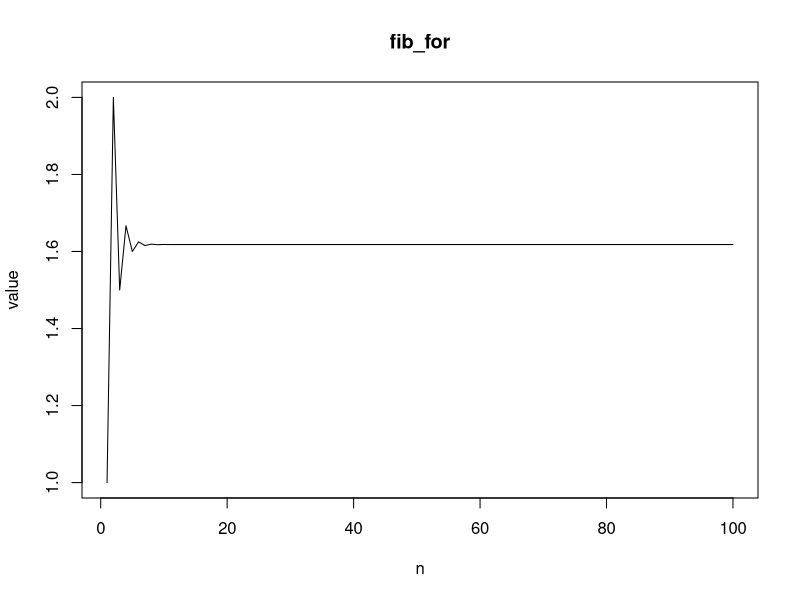
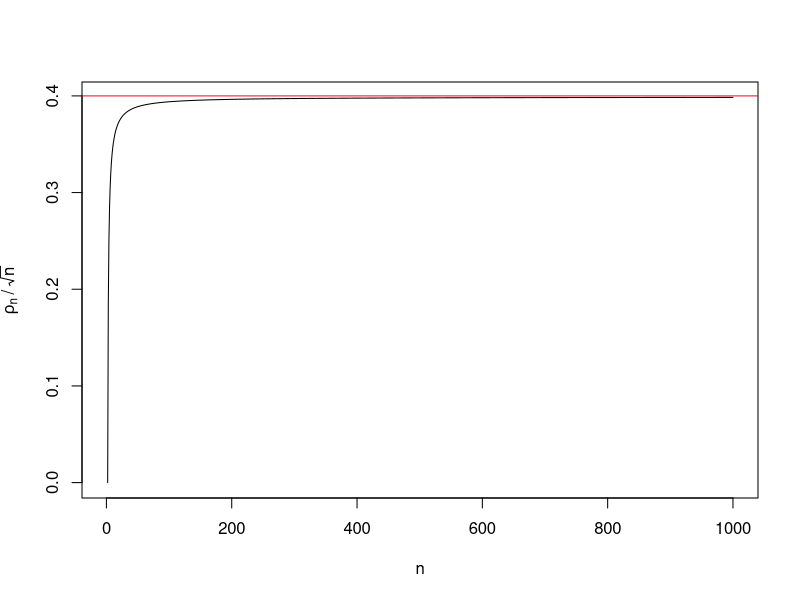

These charts were generated, in order, by the following R code:
## ---- chunk 1
knitr::opts_chunk$set(echo = TRUE)
library(microbenchmark)
## ---- chunk 2
# for 
fib_for <- function(n) {
  f <- c(1, 1)
  
  for (i in 3:(n + 1)) {
    f[i] <- f[i - 1] + f[i - 2]
  }
  
  return(f[2:(n + 1)] / f[1:n])
}
  
# while
fib_while <- function(n) {
  f <- c(1, 1)

  while (length(f) < n + 1) {
    n_jetzt <- length(f)
    f[n_jetzt + 1] <- f[n_jetzt] + f[n_jetzt - 1]
  }
  
  return(f[2:(n + 1)] / f[1:n])
}
## ---- chunk 3
bm_200 <- microbenchmark(fib_for(200), fib_while(200), times = 100)
bm_2000 <- microbenchmark(fib_for(2000), fib_while(2000), times = 100)

print(bm_200)
print(bm_2000)
## ---- chunk 4
r <- fib_for(100)
plot(r, type = "l", main = "fib_for", xlab = "n", ylab = "value")
## ---- chunk 5
roh_n <- function(n){
  if((is.integer(n) == FALSE) | (n<0)){
    print('n is not a positive integer!')}
  else{
    gamma((n-1)/2)/(gamma(1/2)*gamma((n-2)/2))}
}
## ---- chunk 6
roh_n(2000L)
## ---- chunk 7
lroh_n <- function(n){
  if((is.integer(n) == FALSE) | (n<0)){
    print('n not a positive integer!')}
  else{
    exp(lgamma((n-1)/2)-(lgamma(0.5)+lgamma((n-2)/2)))}
}
lroh_n(2000L)
## ---- chunk 8
n <- 1L:1000L
p <- function(){
  plot(n, sapply(n, lroh_n)/sqrt(n), type = 'l', xlab='n', ylab=expression(rho[n]~'/'~ sqrt(n)))
  abline(h=0.4, col="red")}
p()
## ---- chunk 9
set.seed(1)
x <- rnorm(100)
z <- rnorm(100)
#Adapted Code 1
for (i in 1:4){
  if(sum(x >= 0.001*i)<i){
    stop(paste("step", i,"requires",i,"observation(s) with value >=", 0.001*i))
  }
  fit <- lm(x ~ z)
  r <- fit$residuals
  x <- i*sin(r) + i*0.01
}
x
## ---- chunk 10
set.seed(1) 
x <- rnorm(1000)
y <- 2 + x + rnorm(1000)
df <- data.frame(x, y)
#adapted Code 2
nb_sets <- 4
stepsize <- nrow(df)/nb_sets
for (j in 1:nb_sets){
  cat("Step", j, "\n")
  section <- (1+stepsize*(j-1)):(stepsize*j)
  fit <- lm(y~x, data = df[-section,])
  p1 <- predict(fit, newdata = df[section,])
  r <- sqrt(mean((p1 - df[section, 'y'])^2))
  print(r)
}
## ---- chunk 11
kwtest <- function (x, g, ...) 
{
    if (is.list(x)) {
        if (length(x) < 2L) 
            stop("'x' must be a list with at least 2 elements")
        if (!missing(g)) 
            warning("'x' is a list, so ignoring argument 'g'")
        if (!all(sapply(x, is.numeric))) 
            warning("some elements of 'x' are not numeric and will be coerced to numeric")
        k <- length(x)
        l <- lengths(x)
        if (any(l == 0L)) 
            stop("all groups must contain data")
        g <- factor(rep.int(seq_len(k), l))
        x <- unlist(x)
    }
    else {
        if (length(x) != length(g)) 
            stop("'x' and 'g' must have the same length")
        g <- factor(g)
        k <- nlevels(g)
        if (k < 2L) 
            stop("all observations are in the same group")
    }
    n <- length(x)
    if (n < 2L) 
        stop("not enough observations")
    r <- rank(x)
    TIES <- table(x)
    STATISTIC <- sum(tapply(r, g, sum)^2/tapply(r, g, length))
    STATISTIC <- ((12 * STATISTIC/(n * (n + 1)) - 3 * (n + 1))/(1 - 
        sum(TIES^3 - TIES)/(n^3 - n)))
    PARAMETER <- k - 1L
    PVAL <- pchisq(STATISTIC, PARAMETER, lower.tail = FALSE)
    names(STATISTIC) <- "Kruskal-Wallis chi-squared"
    names(PARAMETER) <- "df"
    RVAL <- list(statistic = STATISTIC, parameter = PARAMETER, 
        p.value = PVAL, method = "Kruskal-Wallis rank sum test")
    return(RVAL)
}
## ---- chunk 12
# input as list
x_list <- list(
  group1 = c(2.4, 2.8, 3.0),
  group2 = c(3.5, 3.8, 4.0),
  group3 = c(4.5, 4.9, 5.1)
)

# input as vector
x_vector = c(2.4, 2.8, 3.0, 3.5, 3.8, 4.0, 4.5, 4.9, 5.1)
g_vector = factor(c("group1", "group1", "group1",
                    "group2", "group2", "group2",
                    "group3", "group3", "group3"))

result_list <- kwtest(x_list)
result_vector <- kwtest(x_vector, g_vector)

# check if the outputs are equal
all.equal(result_list, result_vector)
## ---- chunk 13
kwfast <- function(x, g) {
  
  # basic checks
  if (!is.numeric(x)) {
    x <- as.numeric(x)
  }
  
  if (length(x) != length(g)) {
    stop("'x' and 'g' must have the same length")
  }
  
  # identify groups
  g <- as.factor(g)
  n <- length(x)
  k <- nlevels(g)
  
  # pre-processing
  r <- rank(x)
  
  # stat calculation
  rank_sums <- rowsum(r, g)
  group_sizes <- as.numeric(table(g))
  
  # kruskal-wallis formula
  statistic <- (12 / (n * (n + 1))) * sum(rank_sums^2 / group_sizes) - 3 * (n + 1)
  
  return(statistic)
}
## ---- chunk 14
set.seed(1234)
m <- 1000 # number of repetitions
n <- 50   # number of individuals
X <- matrix(rt(m * n, df = 10), nrow = m)
grp <- rep(1:3, c(20, 20, 10))
## ---- chunk 15
run_kruskal_default <- function(X, g) {
  
  results <- apply(X, 1, function(row) {
    
    test_obj <- stats:::kruskal.test.default(row, g)
    
    return(test_obj$statistic)
  })
  
  return(as.numeric(results))
}
## ---- chunk 16
run_kruskal_fast <- function(X, g) {
  
  results <- apply(X, 1, function(row) {
    
    kwfast(x = row, g = g)
  })
  
  return(results)
}
## ---- chunk 17
performance_comparison <- microbenchmark(
  default_method = run_kruskal_default(X, grp),
  fast_method    = run_kruskal_fast(X, grp),
  times = 100
)

print(performance_comparison)
## ---- chunk 18
run_kruskal_vec <- function(X, g) {
  n <- ncol(X)
  m <- nrow(X)
  
  R <- t(apply(X, 1, rank))
  
  R_sum1 <- rowSums(R[, g == 1])
  R_sum2 <- rowSums(R[, g == 2])
  R_sum3 <- rowSums(R[, g == 3])
  
  H_vec <- (12 / (n * (n + 1))) * (R_sum1^2/20 + R_sum2^2/20 + R_sum3^2/10) - 3 * (n + 1)
  
  return(H_vec)
}

# benchmark
performance_all <- microbenchmark(
  default_method = run_kruskal_default(X, grp),
  fast_method    = run_kruskal_fast(X, grp),
  vec_method     = run_kruskal_vec(X, grp),
  times = 100
)
print(performance_all)
